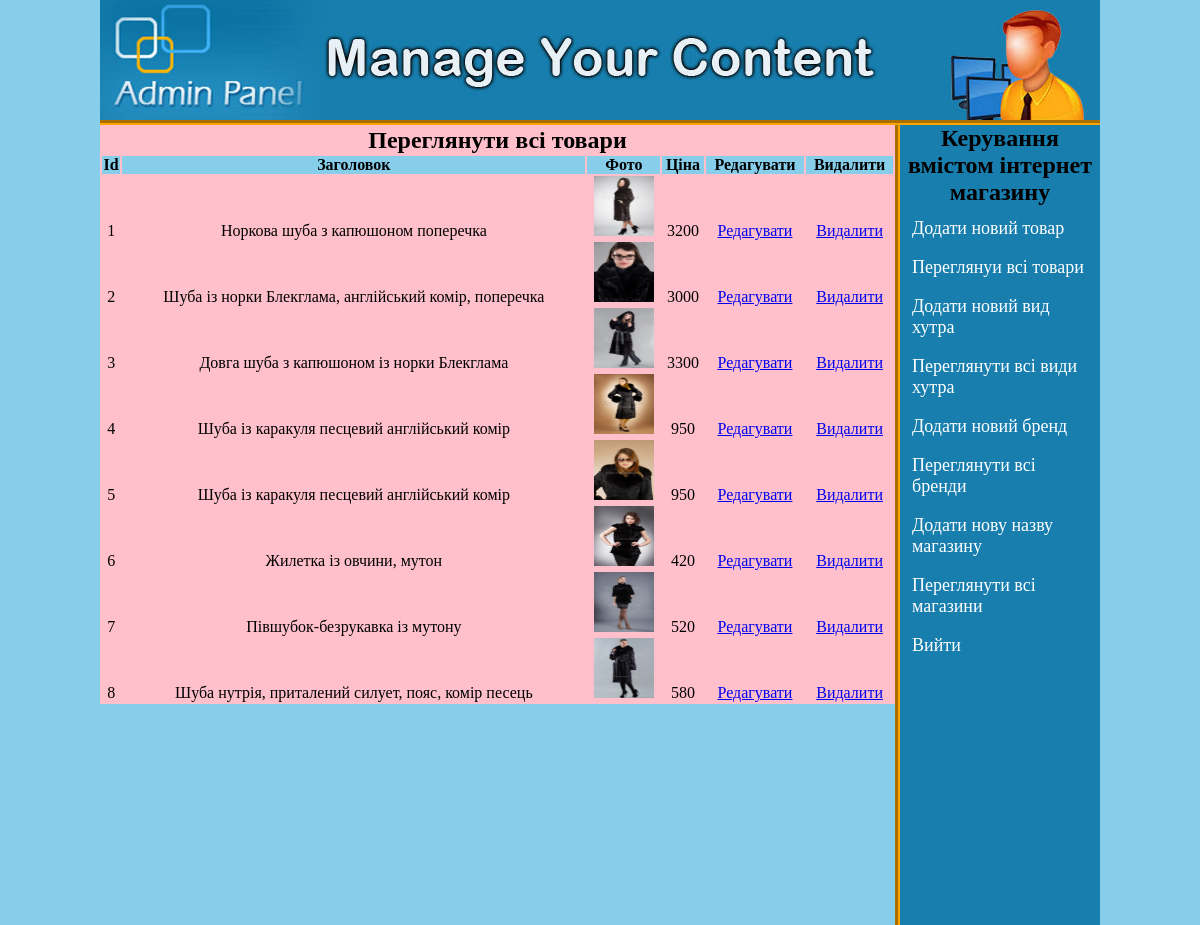
Page /admin_area/index.php?view_products (signed in) on the committed database.
### tables this page shows
CREATE TABLE `products` (
  `product_id` int(100) NOT NULL,
  `product_cat` int(100) NOT NULL,
  `product_brand` int(100) NOT NULL,
  `product_shop` int(100) NOT NULL,
  `product_title` varchar(255) DEFAULT NULL,
  `product_price` int(11) NOT NULL,
  `product_desc` mediumtext,
  `product_image` mediumtext NOT NULL,
  `product_bg_image` mediumtext NOT NULL,
  `product_keywords` mediumtext
);

### admin_area/view_products.php (the view, shortened to what this page needs)
<?php
if(!isset($_SESSION['user_email'])){
	echo "<script>window.open('login.php?not_admin=You are not an Admin!','_self')</script>";
}
else {
?>
<table width="795" align="center" bgcolor="pink">
	<tr align="center">
		<td colspan="6"><h2>Переглянути всі товари</h2></td>
	</tr>
	<tr align="center" bgcolor="skyblue">
		<th>Id</th>
		<th>Заголовок</th>
		<th>Фото</th>
		<th>Ціна</th>
		<th>Редагувати</th>
		<th>Видалити</th>
	</tr>
	<?php
	include("includes/db.php");
	$get_pro = "select * from products";
	$run_pro = mysqli_query($con, $get_pro);
	$i = 0;
	while ($row_pro=mysqli_fetch_array($run_pro)){
		$pro_id = $row_pro['product_id'];
		$pro_title = $row_pro['product_title'];
		$pro_image = $row_pro['product_image'];
		$pro_price = $row_pro['product_price'];
		$i++;
	?>
	<tr align="center">
		<td><?php echo $i;?></td>
		<td><?php echo $pro_title;?></td>
		<td><img src="product_images/<?php echo $pro_image;?>" width="60" height="60"/></td>
		<td><?php echo $pro_price;?></td>
		<td><a href="index.php?edit_pro=<?php echo $pro_id; ?>">Редагувати</a></td>
		<td><a href="delete_pro.php?delete_pro=<?php echo $pro_id;?>">Видалити</a></td>
	</tr>
	<?php } ?>
</table>
<?php } ?>

### admin_area/styles/style.css (style rules this page uses)
html, body, div, span, applet, object, iframe, h1, h2, h3, h4, h5, h6, p, blockquote, pre, a, abbr, acronym, address, big, cite, code, del, dfn, em, img, ins, kbd, q, s, samp, small, strike, strong, sub, sup, tt, var, b, u, i, center, dl, dt, dd, ol, ul, li, fieldset, form, label, legend, table, caption, tbody, tfoot, thead, tr, th, td, article, aside, canvas, details, embed, figure, figcaption, footer, header, hgroup, menu, nav, output, ruby, section, summary, time, mark, audio, video { margin: 0; padding: 0; border: 0; vertical-align: baseline; }
body { background:skyblue; }

### rows in the picture
products: product_title "Норкова шуба з капюшоном поперечка", product_image (picture), product_price "3200"
products: product_title "Шуба із норки Блекглама, англійський комір, поперечка", product_image (picture), product_price "3000"
products: product_title "Довга шуба з капюшоном із норки Блекглама", product_image (picture), product_price "3300"
products: product_title "Шуба із каракуля песцевий англійський комір", product_image (picture), product_price "950"
products: product_title "Шуба із каракуля песцевий англійський комір", product_image (picture), product_price "950"
products: product_title "Жилетка із овчини, мутон", product_image (picture), product_price "420"
products: product_title "Півшубок-безрукавка із мутону", product_image (picture), product_price "520"
products: product_title "Шуба нутрія, приталений силует, пояс, комір песець", product_image (picture), product_price "580"
